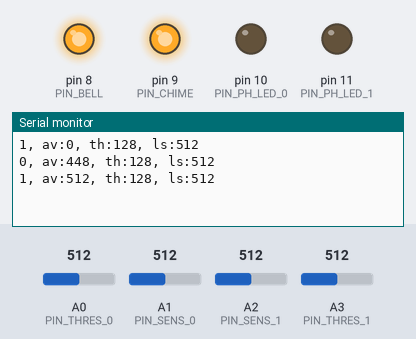
Simulated run of this sketch. Board: Arduino Uno, built with avr-gcc and run on an emulated ATmega328P. Parts: output pins drawn as LEDs (lit = HIGH), the last lines printed to the serial monitor. Inputs (shaded band) come from the test bench; at power-on: A1 (PIN_SENS_0) = 512, A2 (PIN_SENS_1) = 512, A0 (PIN_THRES_0) = 512, A3 (PIN_THRES_1) = 512.

Above: at 1.2 s.
1.3 s: A1 (PIN_SENS_0) set to 402
At 2.3 s:
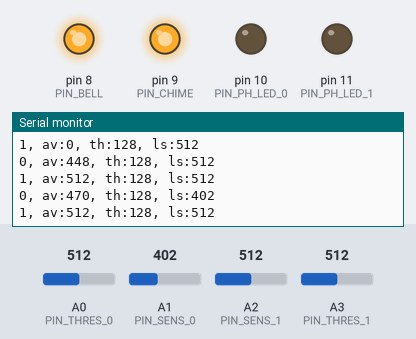
2.8 s: A1 (PIN_SENS_0) set to 374
At 3.9 s:
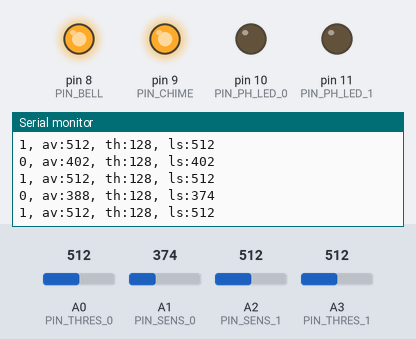
4.3 s: A2 (PIN_SENS_1) set to 390
At 5.5 s:
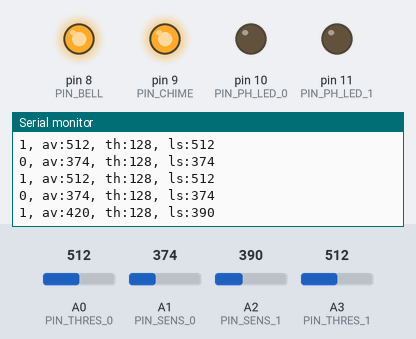
5.8 s: A2 (PIN_SENS_1) set to 369
At 5.8 s:
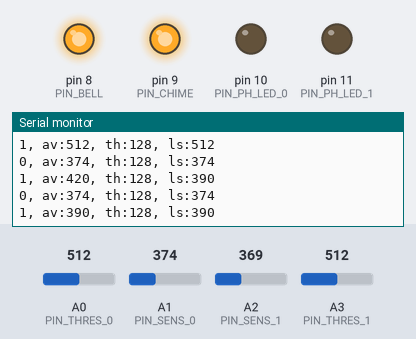
7.3 s: A2 (PIN_SENS_1) set to 252
At 7.9 s:
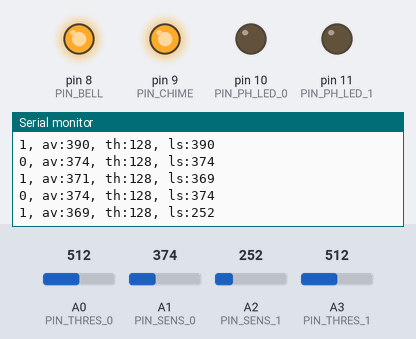
8.8 s: A2 (PIN_SENS_1) set to 232
At 9.5 s:
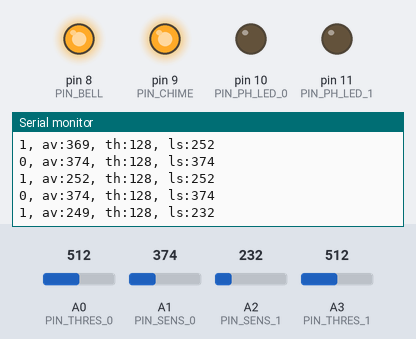
Timing chart, 0 to 11.3 s (numbered marks = the images above; inputs shaded):
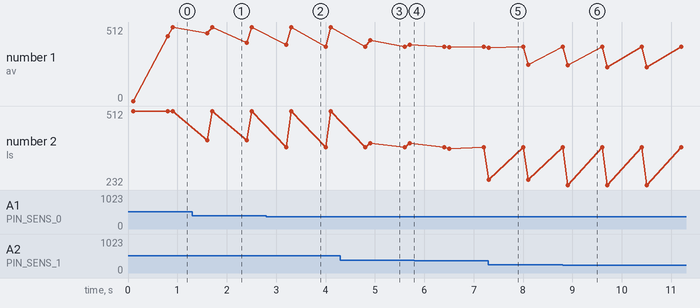

Measured:
- after the input at 1.3 s, the serial monitor: prints a new line after 0.30 s (image 1)
- after the input at 2.8 s, the serial monitor: prints a new line after 0.40 s (image 2)
- after the input at 4.3 s, the serial monitor: prints a new line after 0.60 s (image 3)
- after the input at 7.3 s, the serial monitor: prints a new line at once (image 5)
- after the input at 8.8 s, the serial monitor: prints a new line after 0.10 s (image 6)
- plotted number 1: 512 → 390 after the input at 4.3 s, 374 → 252 after the input at 7.3 s
- plotted number 2: 512 → 390 after the input at 4.3 s, 374 → 252 after the input at 7.3 s

The sketch:

ats_bell_ringer.ino
```cpp
/*
* ats_bell_ringer
* フォトリフレクタを踏んだら一定時間ATSのベルとチャイムを鳴動させる制御装置
* 2024.2.1 7M4MON
*/

#define NUM_SENS 2      // センサーの数

/* ピンの定義 */
#define PIN_BELL 8
#define PIN_CHIME 9
#define PIN_SENS_0 A1
#define PIN_SENS_1 A2
#define PIN_THRES_0 A0
#define PIN_THRES_1 A3
#define PIN_PH_LED_0 10
#define PIN_PH_LED_1 11

/* 時間関連の定義 */
#define POLLING_INTERVAL_MS   100
#define RINGING_BELL_MS      1000
#define RINGING_CHIME_MS     3800

#include <MsTimer2.h>

// センサーは2個ですが配列にしておいた。構造体にした方がスッキリするかも。
int16_t last_sens[NUM_SENS] = {0,0};
int16_t history_sens[NUM_SENS][8] = {{0,0,0,0,0,0,0,0},{0,0,0,0,0,0,0,0}};
int16_t avg_sens[NUM_SENS] ;    // get_average() で計算した値を格納する
int16_t threshold[NUM_SENS];    // 毎回、半固定ボリュームから読み込む
uint8_t pin_sens[NUM_SENS] = {PIN_SENS_0, PIN_SENS_1};
uint8_t pin_thres[NUM_SENS] = {PIN_THRES_0, PIN_THRES_1};
uint8_t pin_ph_led[NUM_SENS] = {PIN_PH_LED_0, PIN_PH_LED_1};

int8_t ring_idx = 0;
bool start_bell_flag = false;

// リングバッファ[8個]の平均を返す
int16_t get_average( int16_t *ary ){
    int16_t avg = 0;
    for(uint8_t i = 0; i<8; i++){
        avg += *ary++;
    }
    avg >>= 3;  // 8個なので1/8する。
    return avg;
}

// 列車がフォトリフレクタを踏んだかどうかを検出する
bool detect_train(uint8_t n){
    history_sens[n][ring_idx] = last_sens[n];
    avg_sens[n] = get_average(history_sens[n]);
    digitalWrite(pin_ph_led[n], HIGH);
    delay(5);
    last_sens[n] = analogRead(pin_sens[n]);
    threshold[n] = analogRead(pin_thres[n]) >> 2;
    digitalWrite(pin_ph_led[n], LOW);
    return (avg_sens[n] - last_sens[n] > threshold[n] ) ?  true : false;
}

// 現在の状態をシリアルで通知する（デバッグ用）
// ちなみに、列車なし 970、列車あり 850 くらいなので、しきい値は 60 くらいで良さそう。
void print_sens_status(uint8_t n){
    Serial.print(n);
    Serial.print(", av:");
    Serial.print(avg_sens[n]);
    Serial.print(", th:");
    Serial.print(threshold[n]);
    Serial.print(", ls:");
    Serial.println(last_sens[n]);
}

// タイマ割り込みで呼び出されてセンサーの読み込みを行う。
void interrpt_proc(){
    bool detect = false;
    digitalWrite(LED_BUILTIN, HIGH);
    for (uint8_t n = 0; n < NUM_SENS; n++){
        detect |= detect_train(n);
    }
    if (detect) start_bell_flag = true;     // falseに戻すのはメインループ
    digitalWrite(LED_BUILTIN, detect);

    ring_idx++;
    ring_idx &= 0b111;  // 0 - 7 の範囲に収める

    if (ring_idx < NUM_SENS){
        print_sens_status(ring_idx);    // ８回に１回、現在のステータスを通知する(分散処理)
    }

}

void setup() {
    Serial.begin(115200);
    pinMode(PIN_BELL, OUTPUT);
    pinMode(PIN_CHIME, OUTPUT);
    digitalWrite(PIN_BELL, HIGH);       // active low
    digitalWrite(PIN_CHIME, HIGH);      // active low
    pinMode(PIN_PH_LED_0, OUTPUT);
    pinMode(PIN_PH_LED_1, OUTPUT);
    digitalWrite(PIN_PH_LED_0, LOW);
    digitalWrite(PIN_PH_LED_1, LOW);
    Serial.begin(115200);
    //タイマ割り込みでセンサを読み取り
    MsTimer2::set(POLLING_INTERVAL_MS, interrpt_proc); //
    MsTimer2::start();
}

void loop() {
    if (start_bell_flag){
        digitalWrite(PIN_BELL, LOW);
        digitalWrite(PIN_CHIME, LOW);
        delay(RINGING_BELL_MS);
        digitalWrite(PIN_BELL, HIGH);
        delay(RINGING_CHIME_MS);
        digitalWrite(PIN_CHIME, HIGH);
        start_bell_flag = false;
    }
}
```
